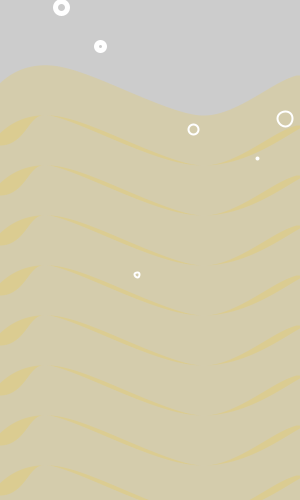
Frame 1 (no input)
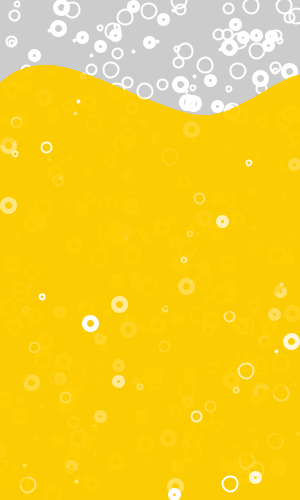
Frame 60 (the mouse pressed at the canvas centre just before this capture)
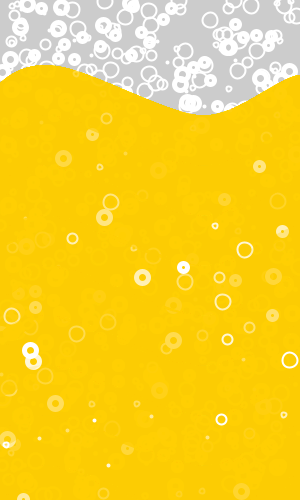
Frame 120 (the mouse held since frame 60 and released just before this capture)

The Processing sketch that drew these frames (run headless with seeded random() and noise(); from frame 60 on, the mouse is pressed at the canvas centre):

// Processing sketch: processing_68740
// ── processing_68740.pde

void setup (){
  
  size (300, 500);
  frameRate(30);
  smooth();
}

void draw(){
// noStroke();
// fill(255, 204, 0, 5);
// rect(0, 120, 300, 380);
// noFill();
// noStroke();
// line (0, 120, 0, 0);
// line (300, 400, 300, 200);
// stroke (255, 204, 0, 20);
// bezier (0, 120, 0, 0, 300, 400, 300, 200);
pushMatrix();
drawmyBeerline();
translate (0, 50);
drawmyBeerline();
translate (0, 50);
drawmyBeerline();
translate (0, 50);
drawmyBeerline();
translate (0, 50);
drawmyBeerline();
translate (0, 50);
drawmyBeerline();
translate (0, 50);
drawmyBeerline();
translate (0, 50);
drawmyBeerline();
translate (0, 50);
drawmyBeerline();
popMatrix();


drawmyBeerbubbles();

}


void drawmyBeerline (){
noFill();
strokeWeight (50);
stroke(255, 204, 0, 40);
beginShape();
curveVertex (0, 120);
curveVertex (0, 120); 
curveVertex (50, 90);
curveVertex (200,140);
curveVertex (300,100);
curveVertex (320, 100);
vertex (320,100);
vertex (320,100);
endShape ();
}

void drawmyBeerbubbles (){
  stroke(255);
  strokeWeight(2);
  ellipse(random(width), random(height), 10, 10);
  ellipse(random(width), random(height), 15,15);
  ellipse(random(width), random(height), 2,2);
  ellipse(random(width), random(height), 5,5);  
  strokeWeight(5);
  ellipse(random(width), random(height), 8,8);
  ellipse(random(width), random(height), 12,12);
  
}
